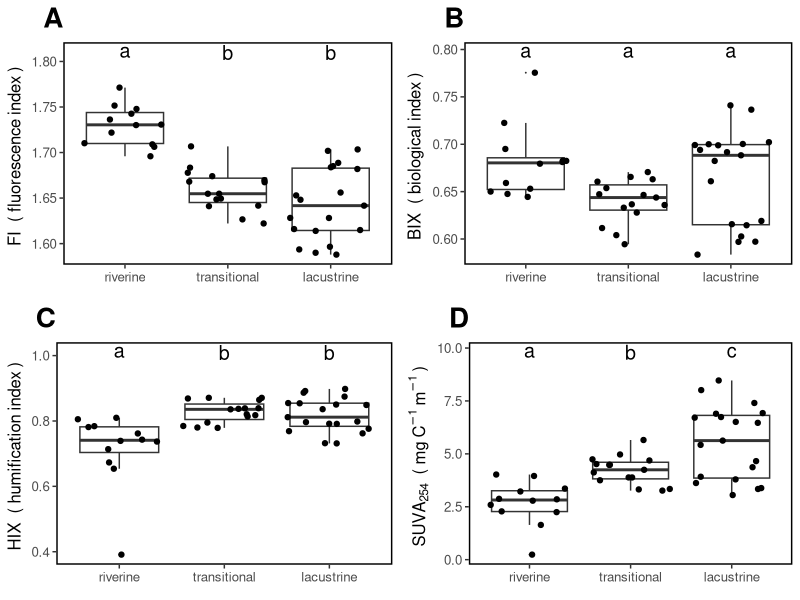

The R source for this figure:
### Build Figure 5 
### OM source in DOM (optical properties) 
### Megan Berberich, University of Cincinnati

## load packages
library(dplyr)
library(ggplot2)
library(openxlsx)
library(gridExtra)

## load data
master <- read.xlsx("data/process/master_by_sample.xlsx")

#slurry_dry_wt <- read.xlsx("data/raw/slurry_dry_wt_final_pressure.xlsx")
#organic_matter <- read.xlsx("data/raw/LOI.xlsx")

## calculations on data
# calculate methane production rates in umol CH4 g dry sediment^-1 day^-1
#ch4$umol_CH4_day_g_sed <- (ch4$umol_CH4_day / slurry_dry_wt$slurry.dry.wt.g[1:46])
# calculate methane production rates in umol CH4 g OM^-1 day^-1
#ch4$umol_CH4_day_g_OM <- (ch4$umol_CH4_day / (slurry_dry_wt$slurry.dry.wt.g[1:46] * organic_matter$OM.drywt.percent[1:46]))

## plot boxplots of CH4 production rates
om_source_dissolved <- grid.arrange(
  # methane production rates, normalized by volume
  # statistical significance asterick was added manually
  ggplot(master, aes(zone, fi)) +
    geom_boxplot(outlier.size = 0, outlier.colour = NULL) +
    labs(y=expression(FI~" ("~fluorescence~index~") "),
         x=expression("")) +
    scale_x_discrete(limits = c("riverine", "transitional", "lacustrine")) + ggtitle("A") +
    theme(panel.background = element_rect(fill = "white"),
          panel.grid.major = element_blank(),
          text=element_text(size=12),
          plot.title = element_text(face="bold", hjust = -0.065, size = 20),
          panel.border = element_rect(size = 1, fill = NA)) +
    geom_jitter() +
    annotate('text', x = 1, y = 1.81, 
             label = " a ",parse = TRUE,size=5) +
    annotate('text', x = 2, y = 1.8097, 
             label = " b ",parse = TRUE,size=5) +
    annotate('text', x = 3, y = 1.8097, 
             label = " b ",parse = TRUE,size=5),
  
  ggplot(master, aes(zone, bix)) +
    geom_boxplot(outlier.size = 0, outlier.colour = NULL) +
    labs(y=expression(BIX~" ("~biological~index~") "),
         x=expression("")) +
    scale_x_discrete(limits = c("riverine", "transitional", "lacustrine")) + ggtitle("B") +
    theme(panel.background = element_rect(fill = "white"),
          panel.grid.major = element_blank(),
          text=element_text(size=12),
          plot.title = element_text(face="bold", hjust = -0.065, size = 20),
          panel.border = element_rect(size = 1, fill = NA)) +
    geom_jitter() +
    annotate('text', x = 1, y = 0.797, 
             label = " a ",parse = TRUE,size=5) +
    annotate('text', x = 2, y = 0.797, 
             label = " a ",parse = TRUE,size=5) +
    annotate('text', x = 3, y = 0.797, 
             label = " a ",parse = TRUE,size=5) ,
  
  ggplot(master, aes(zone, hix)) +
    geom_boxplot(outlier.size = 0, outlier.colour = NULL) +
    labs(y=expression(HIX~" ("~humification~index~") "),
         x=expression("")) +
    scale_x_discrete(limits = c("riverine", "transitional", "lacustrine")) + ggtitle("C") +
    theme(panel.background = element_rect(fill = "white"),
          panel.grid.major = element_blank(),
          text=element_text(size=12),
          plot.title = element_text(face="bold", hjust = -0.065, size = 20),
          panel.border = element_rect(size = 1, fill = NA)) +
    geom_jitter() +
    annotate('text', x = 1, y = 1.01, 
             label = " a ",parse = TRUE,size=5) +
    annotate('text', x = 2, y = 1.0097, 
             label = " b ",parse = TRUE,size=5) +
    annotate('text', x = 3, y = 1.0097, 
             label = " b ",parse = TRUE,size=5),
  
  ggplot(master, aes(zone, suva254)) +
    geom_boxplot(outlier.size = 0, outlier.colour = NULL) +
    labs(y=expression(SUVA[254]~" ("~mg~C^{-1}~m^{-1}~") "),
         x=expression("")) +
    scale_x_discrete(limits = c("riverine", "transitional", "lacustrine")) + ggtitle("D") +
    theme(panel.background = element_rect(fill = "white"),
          panel.grid.major = element_blank(),
          text=element_text(size=12),
          plot.title = element_text(face="bold", hjust = -0.065, size = 20),
          panel.border = element_rect(size = 1, fill = NA)) +
    geom_jitter() +
    annotate('text', x = 1, y = 9.797, 
             label = " a ",parse = TRUE,size=5) +
    annotate('text', x = 2, y = 9.797, 
             label = " b ",parse = TRUE,size=5) +
    annotate('text', x = 3, y = 9.797, 
             label = " c ",parse = TRUE,size=5) ,
  
  nrow = 2, ncol = 2
)

ggsave(file = "results/figures/figure5_dissolved_om_optical.pdf", om_source_dissolved, 
       width=7.3, height = 6, dpi = 300)

rm(om_source_dissolved)
